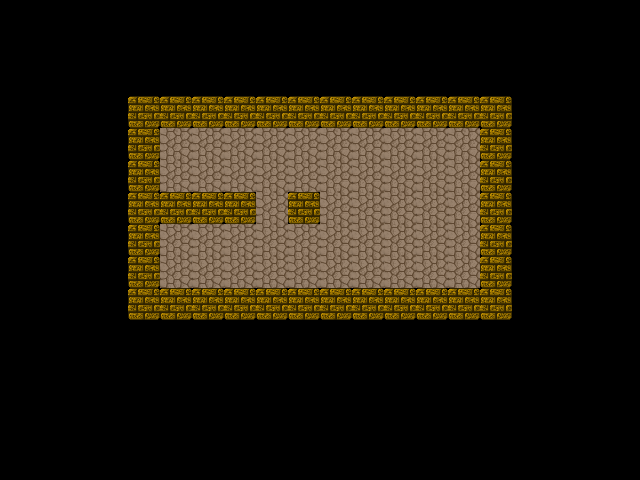

Tiled map render using the project's own tile images. Description and the whole map definition, tile-layer contents included, below:
An orthogonal 20x15 tile map with 32x32 px tiles, 2 tile layers (Grounds, Walls), 6 tilesets and 10 objects (3x Red, 3x Blue, 3x Green, Hero).

<map version="1.0" orientation="orthogonal" width="20" height="15" tilewidth="32" tileheight="32">
 <tileset firstgid="1" name="grounds" tilewidth="32" tileheight="32">
  <image source="../assets/images/grounds.png" width="128" height="128" />
 </tileset>
 <tileset firstgid="17" name="walls" tilewidth="32" tileheight="32">
  <image source="../assets/images/walls.png" width="128" height="96" />
 </tileset>
 <tileset firstgid="29" name="changers" tilewidth="32" tileheight="32">
  <image source="../assets/images/changers.png" width="96" height="32" />
 </tileset>
 <tileset firstgid="32" name="capsules" tilewidth="32" tileheight="32">
  <image source="../assets/images/capsules.png" width="96" height="64" />
 </tileset>
 <tileset firstgid="38" name="viruses" tilewidth="32" tileheight="32">
  <image source="../assets/images/viruses.png" width="96" height="128" />
 </tileset>
 <tileset firstgid="50" name="hero" tilewidth="32" tileheight="32">
  <image source="../assets/images/character.png" width="384" height="96" />
 </tileset>
 <layer name="Grounds" width="20" height="15">
  <data encoding="csv">
0,0,0,0,0,0,0,0,0,0,0,0,0,0,0,0,0,0,0,0,
0,0,0,0,0,0,0,0,0,0,0,0,0,0,0,0,0,0,0,0,
0,0,0,0,0,0,0,0,0,0,0,0,0,0,0,0,0,0,0,0,
0,0,0,0,0,0,0,0,0,0,0,0,0,0,0,0,0,0,0,0,
0,0,0,0,0,2,2,2,2,2,2,2,2,2,2,0,0,0,0,0,
0,0,0,0,0,2,2,2,2,2,2,2,2,2,2,0,0,0,0,0,
0,0,0,0,0,2,2,2,2,2,2,2,2,2,2,0,0,0,0,0,
0,0,0,0,0,2,2,2,2,2,2,2,2,2,2,0,0,0,0,0,
0,0,0,0,0,2,2,2,2,2,2,2,2,2,2,0,0,0,0,0,
0,0,0,0,0,0,0,0,0,0,0,0,0,0,0,0,0,0,0,0,
0,0,0,0,0,0,0,0,0,0,0,0,0,0,0,0,0,0,0,0,
0,0,0,0,0,0,0,0,0,0,0,0,0,0,0,0,0,0,0,0,
0,0,0,0,0,0,0,0,0,0,0,0,0,0,0,0,0,0,0,0,
0,0,0,0,0,0,0,0,0,0,0,0,0,0,0,0,0,0,0,0,
0,0,0,0,0,0,0,0,0,0,0,0,0,0,0,0,0,0,0,0
</data>
 </layer>
 <layer name="Walls" width="20" height="15">
  <data encoding="csv">
0,0,0,0,0,0,0,0,0,0,0,0,0,0,0,0,0,0,0,0,
0,0,0,0,0,0,0,0,0,0,0,0,0,0,0,0,0,0,0,0,
0,0,0,0,0,0,0,0,0,0,0,0,0,0,0,0,0,0,0,0,
0,0,0,0,19,19,19,19,19,19,19,19,19,19,19,19,0,0,0,0,
0,0,0,0,19,0,0,0,0,0,0,0,0,0,0,19,0,0,0,0,
0,0,0,0,19,0,0,0,0,0,0,0,0,0,0,19,0,0,0,0,
0,0,0,0,19,19,19,19,0,19,0,0,0,0,0,19,0,0,0,0,
0,0,0,0,19,0,0,0,0,0,0,0,0,0,0,19,0,0,0,0,
0,0,0,0,19,0,0,0,0,0,0,0,0,0,0,19,0,0,0,0,
0,0,0,0,19,19,19,19,19,19,19,19,19,19,19,19,0,0,0,0,
0,0,0,0,0,0,0,0,0,0,0,0,0,0,0,0,0,0,0,0,
0,0,0,0,0,0,0,0,0,0,0,0,0,0,0,0,0,0,0,0,
0,0,0,0,0,0,0,0,0,0,0,0,0,0,0,0,0,0,0,0,
0,0,0,0,0,0,0,0,0,0,0,0,0,0,0,0,0,0,0,0,
0,0,0,0,0,0,0,0,0,0,0,0,0,0,0,0,0,0,0,0
</data>
 </layer>
 <objectgroup name="Changers" width="20" height="15">
  <object name="Red" gid="29" x="160" y="256">
   <properties>
    <property name="type" value="red" />
   </properties>
  </object>
  <object name="Blue" gid="30" x="288" y="192">
   <properties>
    <property name="type" value="blue" />
   </properties>
  </object>
  <object name="Green" gid="31" x="320" y="288">
   <properties>
    <property name="type" value="green" />
   </properties>
  </object>
 </objectgroup>
 <objectgroup name="Capsules" width="20" height="15">
  <object name="Red" gid="32" x="192" y="256">
   <properties>
    <property name="type" value="red" />
   </properties>
  </object>
  <object name="Blue" gid="33" x="288" y="256">
   <properties>
    <property name="type" value="blue" />
   </properties>
  </object>
  <object name="Green" gid="34" x="352" y="192">
   <properties>
    <property name="type" value="green" />
   </properties>
  </object>
 </objectgroup>
 <objectgroup name="Viruses" width="20" height="15">
  <object name="Green" gid="40" x="256" y="192">
   <properties>
    <property name="type" value="green" />
   </properties>
  </object>
  <object name="Red" gid="38" x="160" y="160">
   <properties>
    <property name="type" value="red" />
   </properties>
  </object>
  <object name="Blue" gid="39" x="160" y="288">
   <properties>
    <property name="type" value="blue" />
   </properties>
  </object>
 </objectgroup>
 <objectgroup name="Hero" width="20" height="15">
  <object name="Hero" gid="50" x="256" y="224">
   <properties>
    <property name="color" value="red" />
   </properties>
  </object>
 </objectgroup>
</map>
